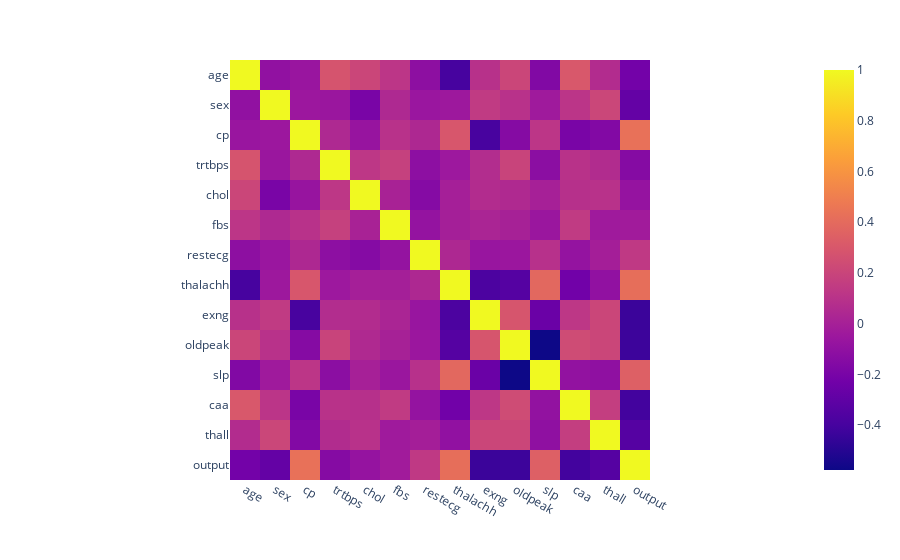

The cell this chart's notebook holds for it:
### Markdown cell above
Nun kann man diese Matrix nach hohen (oder tiefen Werten) durchsuchen um Paramterpaare zu finden welche stark voneinen Abhängig sind. Dabei wäre man besonders an der "output" Zeile interessiert da diese Ja die Wahrscheinlichkeit auf einen Herzinfarkt aufzeigen würde um somit welcher andere Parameter den grössten Einfluss darauf hat.

Wichtig ist das beim Korrelationsplot die diagonalen Werte ignoriert werden können das diese ja den Pearson Koeffizient des Parameters mit sich selber, also dem Wert 1, aufzeigt.

Da der Mensch nicht gut is im scrennen von Zahlen können wir den Korrelationsplot mit eine Farbskala erweitern. Hierzu wir die Visualisierungsbibilothek plotly-express verwenden und der dazugehörige Befehtl ".imshow()"

### Code cell
px.imshow(df.corr())

### Figure 1 — Plotly figure (JSON) as saved in the notebook; plotly's stock layout.template omitted (floating-point values rounded to 4 significant figures; data arrays with more than 128 entries replaced by an {"elided": "..."} marker saying what was removed)
{"data": [{"coloraxis": "coloraxis", "hovertemplate": "x: %{x}<br>y: %{y}<br>color: %{z}<extra></extra>", "name": "0", "type": "heatmap", "x": ["age", "sex", "cp", "trtbps", "chol", "fbs", "restecg", "thalachh", "exng", "oldpeak", "slp", "caa", "thall", "output"], "xaxis": "x", "y": ["age", "sex", "cp", "trtbps", "chol", "fbs", "restecg", "thalachh", "exng", "oldpeak", "slp", "caa", "thall", "output"], "yaxis": "y", "z": {"elided": "14x14 float values"}}], "layout": {"coloraxis": {"colorscale": [[0, "#0d0887"], [0.1111, "#46039f"], [0.2222, "#7201a8"], [0.3333, "#9c179e"], [0.4444, "#bd3786"], [0.5556, "#d8576b"], [0.6667, "#ed7953"], [0.7778, "#fb9f3a"], [0.8889, "#fdca26"], [1, "#f0f921"]]}, "margin": {"t": 60}, "xaxis": {"anchor": "y", "constrain": "domain", "domain": [0, 1], "scaleanchor": "y"}, "yaxis": {"anchor": "x", "autorange": "reversed", "constrain": "domain", "domain": [0, 1]}}}
